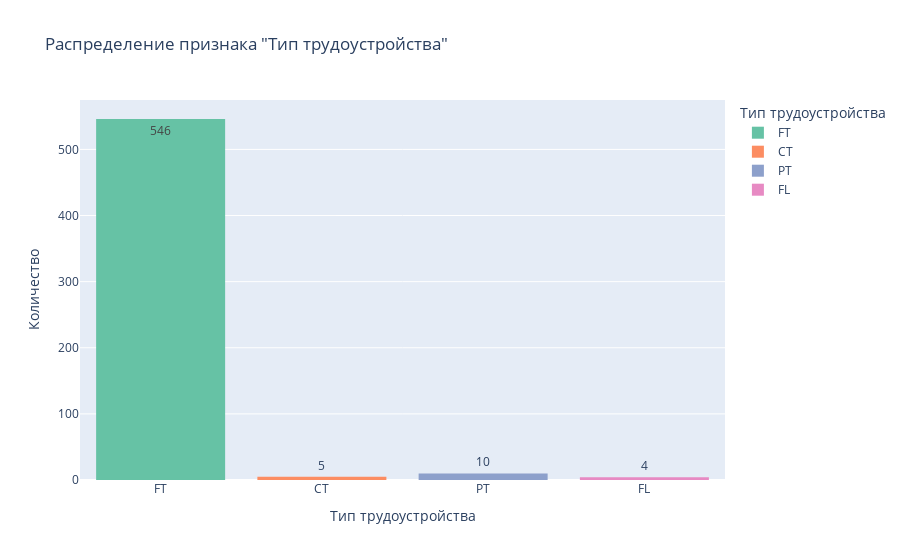

Here is the notebook cell this chart was saved with:
### Markdown cell above
* Распределение признака "Тип трудоустройства" (категориальный признак)

### Code cell
# Аналогично построим гистограмму распределения типа трудоустройства:

fig = px.histogram(data, x = 'employment_type', title = 'Распределение признака "Тип трудоустройства"', 
                   labels = {'employment_type': 'Тип трудоустройства'}, text_auto = True, color = 'employment_type', 
                   color_discrete_sequence = px.colors.qualitative.Set2)
fig.update_layout(xaxis_title_text = 'Тип трудоустройства', yaxis_title_text='Количество')
fig.show()

### Figure 1 — Plotly figure (JSON) as saved in the notebook; plotly's stock layout.template omitted (floating-point values rounded to 4 significant figures; data arrays with more than 128 entries replaced by an {"elided": "..."} marker saying what was removed)
{"data": [{"alignmentgroup": "True", "bingroup": "x", "hovertemplate": "Тип трудоустройства=%{x}<br>count=%{y}<extra></extra>", "legendgroup": "FT", "marker": {"color": "rgb(102,194,165)", "pattern": {"shape": ""}}, "name": "FT", "offsetgroup": "FT", "orientation": "v", "showlegend": true, "texttemplate": "%{value}", "type": "histogram", "x": {"elided": "546 str values"}, "xaxis": "x", "yaxis": "y"}, {"alignmentgroup": "True", "bingroup": "x", "hovertemplate": "Тип трудоустройства=%{x}<br>count=%{y}<extra></extra>", "legendgroup": "CT", "marker": {"color": "rgb(252,141,98)", "pattern": {"shape": ""}}, "name": "CT", "offsetgroup": "CT", "orientation": "v", "showlegend": true, "texttemplate": "%{value}", "type": "histogram", "x": ["CT", "CT", "CT", "CT", "CT"], "xaxis": "x", "yaxis": "y"}, {"alignmentgroup": "True", "bingroup": "x", "hovertemplate": "Тип трудоустройства=%{x}<br>count=%{y}<extra></extra>", "legendgroup": "PT", "marker": {"color": "rgb(141,160,203)", "pattern": {"shape": ""}}, "name": "PT", "offsetgroup": "PT", "orientation": "v", "showlegend": true, "texttemplate": "%{value}", "type": "histogram", "x": ["PT", "PT", "PT", "PT", "PT", "PT", "PT", "PT", "PT", "PT"], "xaxis": "x", "yaxis": "y"}, {"alignmentgroup": "True", "bingroup": "x", "hovertemplate": "Тип трудоустройства=%{x}<br>count=%{y}<extra></extra>", "legendgroup": "FL", "marker": {"color": "rgb(231,138,195)", "pattern": {"shape": ""}}, "name": "FL", "offsetgroup": "FL", "orientation": "v", "showlegend": true, "texttemplate": "%{value}", "type": "histogram", "x": ["FL", "FL", "FL", "FL"], "xaxis": "x", "yaxis": "y"}], "layout": {"barmode": "relative", "legend": {"title": {"text": "Тип трудоустройства"}, "tracegroupgap": 0}, "title": {"text": "Распределение признака \"Тип трудоустройства\""}, "xaxis": {"anchor": "y", "categoryarray": ["FT", "CT", "PT", "FL"], "categoryorder": "array", "domain": [0, 1], "title": {"text": "Тип трудоустройства"}}, "yaxis": {"anchor": "x", "domain": [0, 1], "title": {"text": "Количество"}}}}
